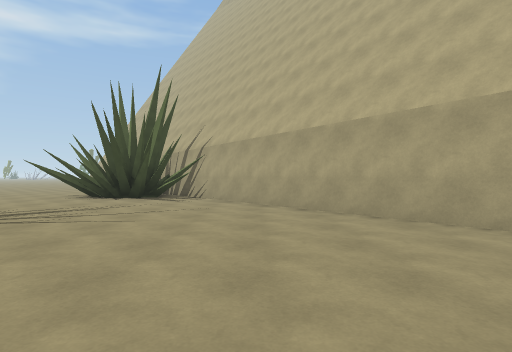
View 1 (above)

24 first-person views from a walk through a Unity game level. The camera is 1.3 m above the floor, looks level and sees 80° across. The floor is counted in squares, 2 m on a side. Each view is taken from the middle of a square. On the plan, view 1 faces up. The plan holds only what a view shows up to about 10 squares ahead; the rest is blank. The place goes on beyond the plan. The player is left out. Some animated figures are left out. Surface patterns are stand-ins for the level's own textures.

View 2
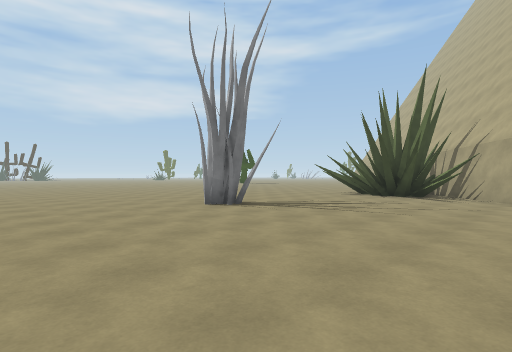

View 3
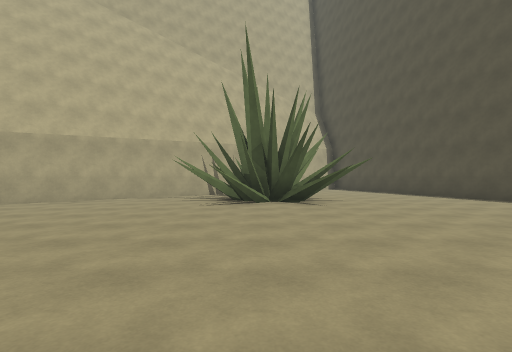

View 4
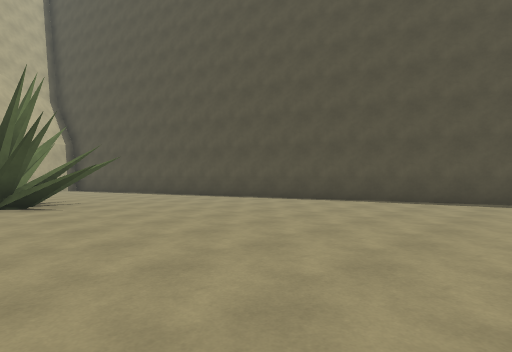

View 5
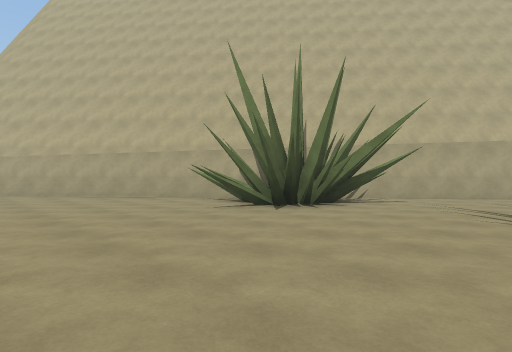

View 6
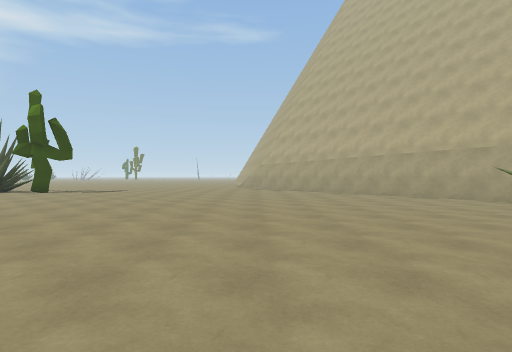

View 7
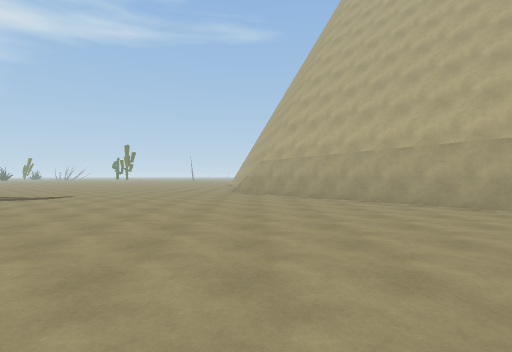

View 8
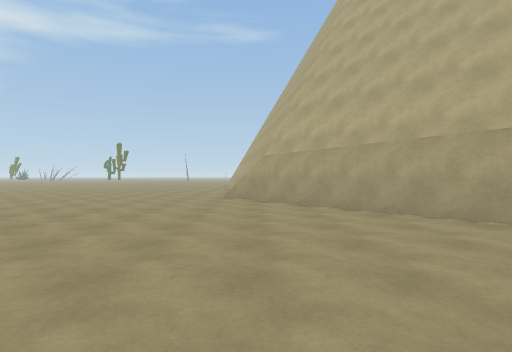

View 9
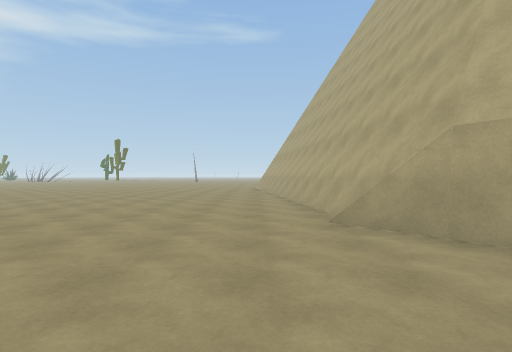

View 10
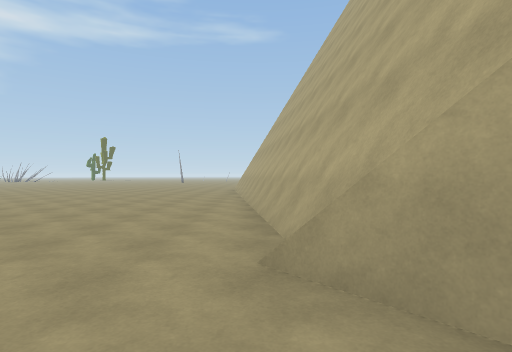

View 11
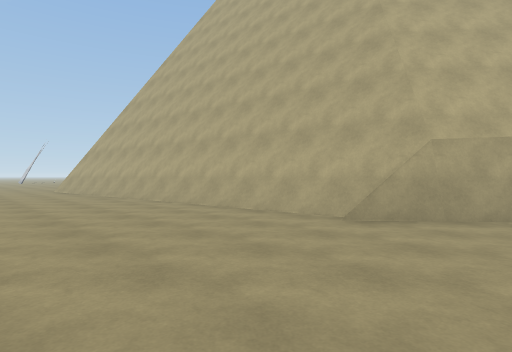

View 12
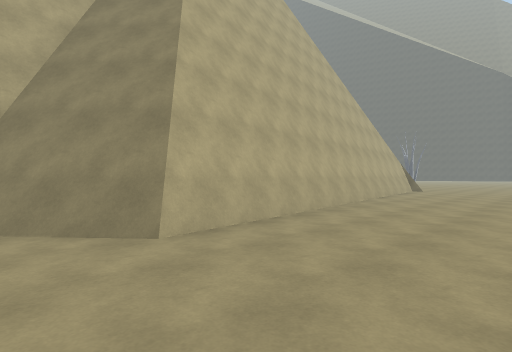

View 13
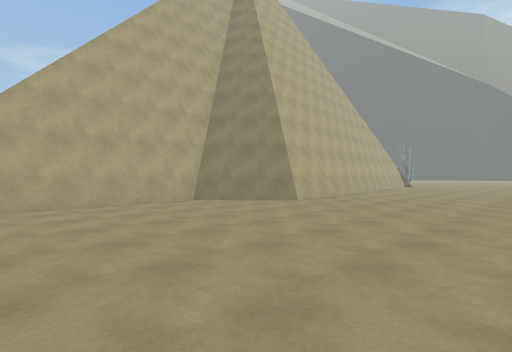

View 14
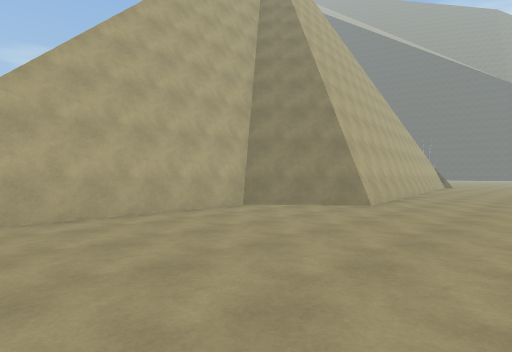

View 15
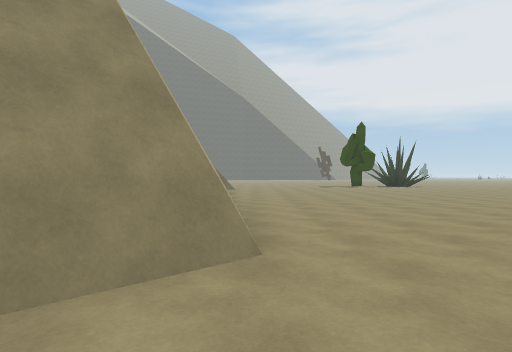

View 16
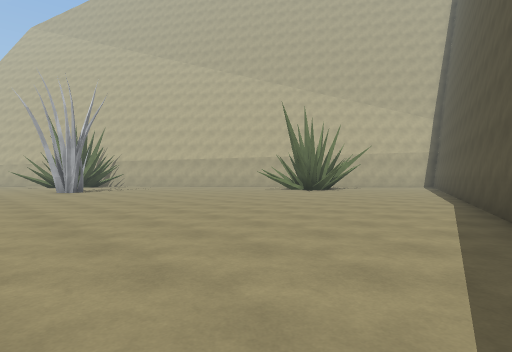

View 17
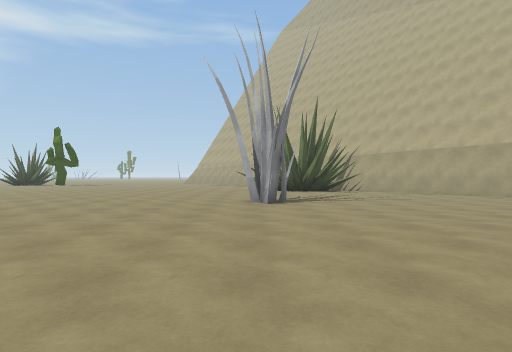

View 18
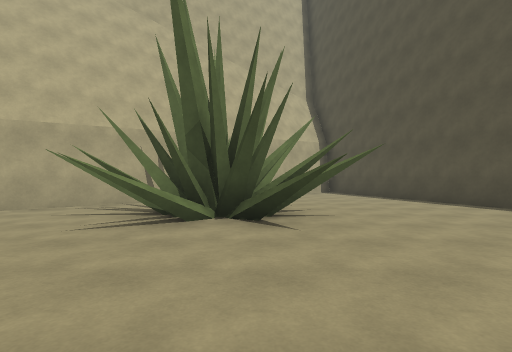

View 19
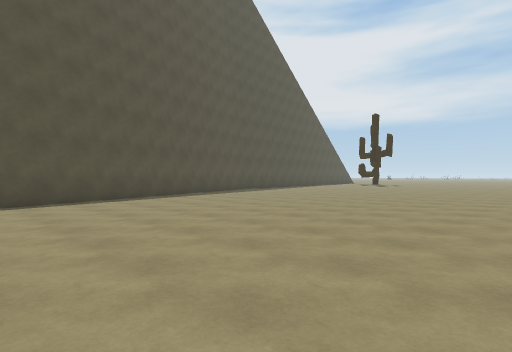

View 20
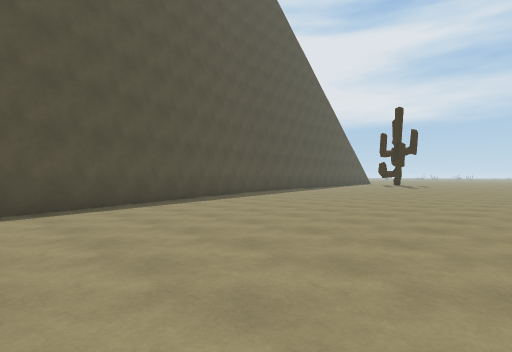

View 21
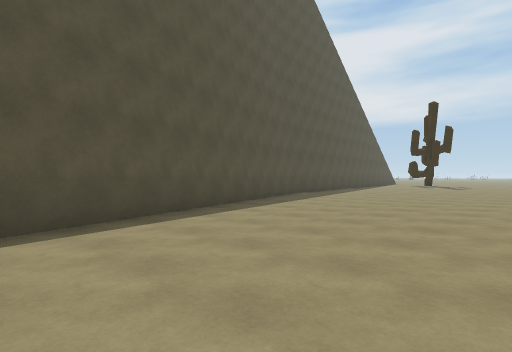

View 22
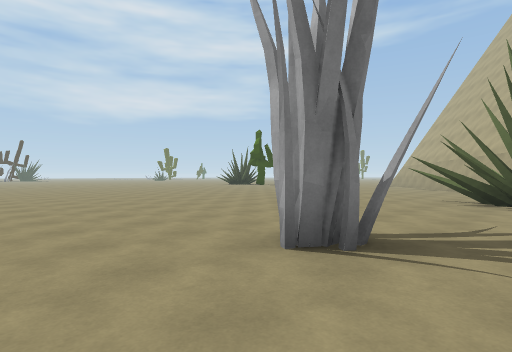

View 23
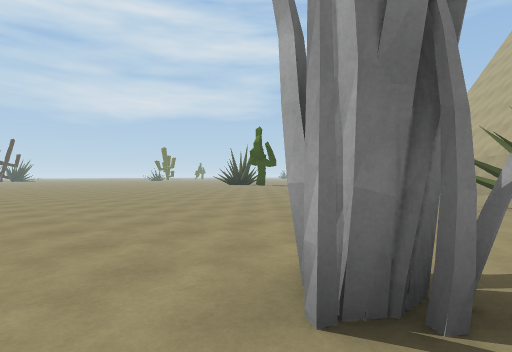

View 24
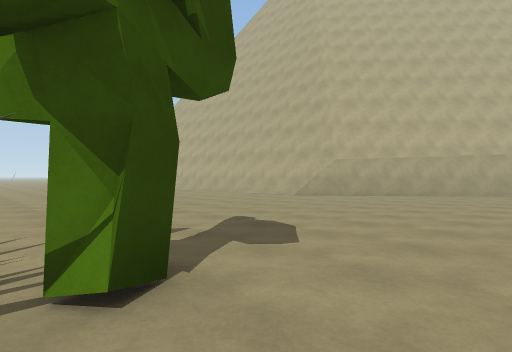

### Floor plan
Points are (right, up) in squares from view 1. A wall is a line through its corners. A room is listed if a view was taken in it or the views show most of it. See-through windows are left out.
Room 1 (views 1, 2, 3, 4, 5, 6, 7, 8, 9, 10, 11, 12, 13, 14, 15, 16, 17, 18, 19, 20, 21, 22, 23, 24)
walls: (-5.7, 8.7) (-4.9, 9.8); (-5.4, 9.2) (-6, 8.5); (-5.3, 9) (-5.9, 8.9); (-5.1, 9.4) (-6.9, 9.9); (-5, 9.3) (-5.6, 8.7); (-5, 10.8) (-5.2, 12.1); (-4.7, 9.4) (-5, 8.8) (-5.2, 8.8); (-4.4, 8) (-4.1, 9.1); (-4.3, 9) (-5.3, 8.2); (-4.1, 9.4) (-4.5, 9.3); (-4, 9) (-4.5, 8); (-5.5, 4) (-5.5, 3.5) (-5.9, 3.4); (-5.9, 3.5) (-6.4, 3.5); (-3.8, 8.2) (-3.9, 8.8); (-5.2, 4.2) (-5.2, 3.8) (-5.7, 3.2); (-4.1, 12.3) (-11.8, 21.3); (-3.3, 8.2) (-3.3, 8.8); (-2.8, 8.2) (-4, 9) (-4.2, 8.5); (-2.7, 7.8) (-3.1, 8.1) (-3.1, 8.5) (-3.5, 8.6); (-1.8, 8.5) (-3, 8.8); (-18.8, 16.9) (-19.5, 16.5); (-11.1, 20.7) (-12.6, 33.3); (2, -0.6) (1.4, -0.1); (0.9, -2.8) (1.7, -2.4); (1.4, -2.3) (3.2, -1.5); (2.1, -1.7) (3, -1.4); (3.1, -0.6) (2.5, 0.8); (2.4, -1.9) (2.4, -1.4) (1.1, 0.1); (2.8, -1.4) (2.9, -0.9); (3.3, -0.8) (3.1, 0.4); (3.5, -0.8) (3.6, -0.2); (5.1, 1.4) (-2.6, 10.5); (2.4, -3.4) (2.5, -2.4); (3, -3) (2.7, -1.9); (3.9, -2.5) (3.7, -1.9); (6.1, 0.2) (5.4, 1); (-6, -10.4) (6.6, -6.2); (-13, 33) (-10.7, 35) (-10.8, 39.6); (-12.6, 33.1) (-10.6, 34.8) (-10.6, 39.6)
low walls: (-4.8, 9.2) (-5.4, 9.2); (-4.5, 9) (-4.9, 9); (-2.7, 9) (-3.3, 9.2); (-11.3, 21) (-12.8, 33.2); (2.9, -0.9) (2.1, -0.3); (2.7, -2.7) (2.7, -2.2); (-12.8, 31.7) (-13, 33); (-13, 33.2) (-10.7, 35.2)

Where each view was taken, in squares from view 1:
view 1: 0 up, 0 right, facing up
view 2: 1 down, 0 right, facing up-left
view 3: 1 down, 5 left, facing right
view 4: 1 down, 5 left, facing down-right
view 5: 5 up, 10 left, facing up-right
view 6: 5 up, 11 left, facing up
view 7: 9 up, 11 left, facing up
view 8: 12 up, 11 left, facing up
view 9: 17 up, 13 left, facing up
view 10: 19 up, 12 left, facing up
view 11: 19 up, 16 left, facing up-right
view 12: 35 up, 16 left, facing down-right
view 13: 40 up, 18 left, facing down-right
view 14: 40 up, 16 left, facing down-right
view 15: 36 up, 13 left, facing down
view 16: 10 down, 9 left, facing up-right
view 17: 4 down, 6 left, facing up
view 18: 2 down, 2 left, facing right
view 19: 1 down, 1 left, facing down-left
view 20: 3 down, 2 left, facing down-left
view 21: 5 down, 2 left, facing down-left
view 22: 1 up, 4 left, facing up-left
view 23: 2 up, 5 left, facing up-left
view 24: 15 up, 20 left, facing up-right
